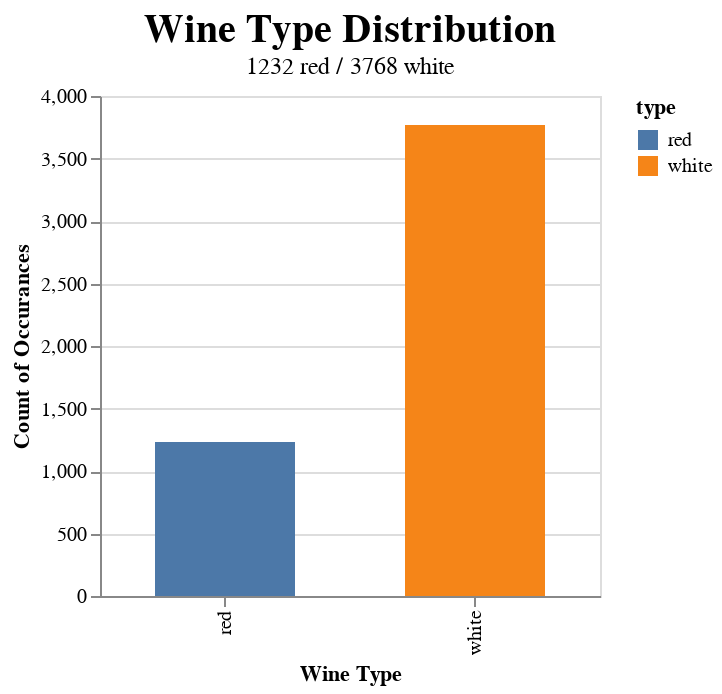

Source (notebook cell):
### Markdown cell above
* *Graph 2* shows us that there are not many chemical properties with strong positive or negative relationships with quality. The strongest relationship of them all seems to be a slight positive relationship between alcohol and quality. We can also see that quality does indeed range between 3 and 9 for both red and white wines.

* In light of this, we will use all chemical properties in our analysis in the hopes that there is a correlation that cannot be seen with this 2D representation. We will also test our models in 2 different ways: once with the concatenated dataset, and once with the red wine and white wine datasets separated. In this way, we can compare the accuracies and we will know what method of training is best.

* Finally, we will preform a visual analysis of the ratio between red and white wine occurances in our dataset. Again we limit ourselves to a sample size of 5000 so that altair can work with our data

### Code cell
sample_size = 5000
data_sample = data_wine.sample(sample_size, random_state=2020)

red_count   = data_sample[data_sample["type"] == "red"].shape[0]      #for subtitle
white_count = data_sample[data_sample["type"] == "white"].shape[0]    #for subtitle

type_plot = (alt.Chart(data_sample, title=alt.TitleParams("Wine Type Distribution", 
                                                         fontSize=20,
                                                         subtitle=str(red_count)+" red / "+str(white_count)+" white"))
                .mark_bar(size=70)
                .encode(
                    x=alt.X("type", title="Wine Type"),
                    y=alt.Y("count()", title="Count of Occurances"),
                    color="type:N")
               .properties(
               width=250,
               height=250))

type_plot

### Figure 1 — Vega-Lite specification as saved in the notebook (floating-point values rounded to 4 significant figures; data arrays with more than 128 entries replaced by an {"elided": "..."} marker saying what was removed)
{"config": {"view": {"continuousWidth": 300, "continuousHeight": 300}}, "data": {"name": "data-f8543e2a08d5107bffaff877dac7bb34"}, "mark": {"type": "bar", "size": 70}, "encoding": {"color": {"field": "type", "type": "nominal"}, "x": {"field": "type", "title": "Wine Type", "type": "nominal"}, "y": {"aggregate": "count", "title": "Count of Occurances", "type": "quantitative"}}, "height": 250, "title": {"text": "Wine Type Distribution", "fontSize": 20, "subtitle": "1232 red / 3768 white"}, "width": 250, "$schema": "https://vega.github.io/schema/vega-lite/v5.6.1.json", "datasets": {"data-f8543e2a08d5107bffaff877dac7bb34": {"elided": "5000 records"}}}
